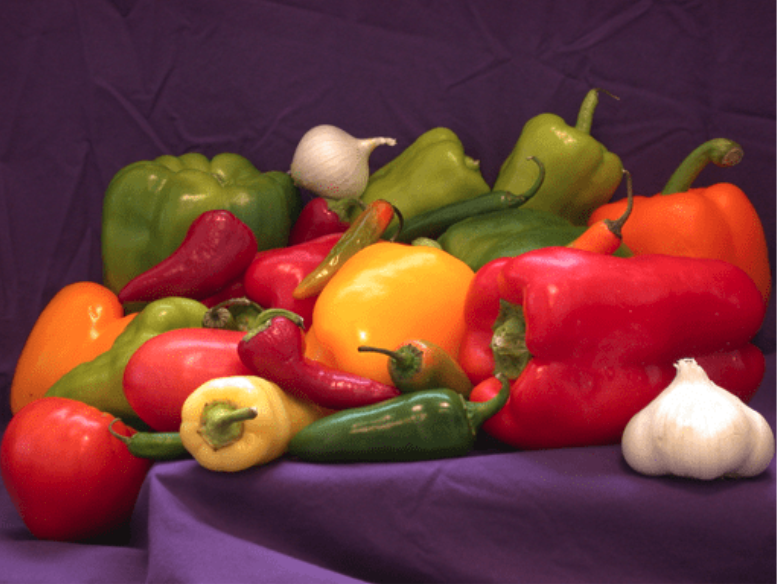
%> input picture Lab-2/code/peppers.png, 777 x 584 px
$ octave color.m   (GNU Octave 9; MATLAB toolbox functions it lacks are replaced by stand-ins)
%> lines starting %> are read from the running program, lines starting %| are printed output that depends on the picture
% Task 10 - Convert RGB to Grayscale
RGB = imread('peppers.png');
%> RGB is the input picture: size 584x777x3 uint8; mean R, G, B 113.9, 57.8, 56.4
I = rgb2gray(RGB);

figure;
imshowpair(RGB, I, 'montage');
title('Original image (left) and Grayscale image (right)');


% Task 11 - Split RGB in separate channels
[R, G, B] = imsplit(RGB);
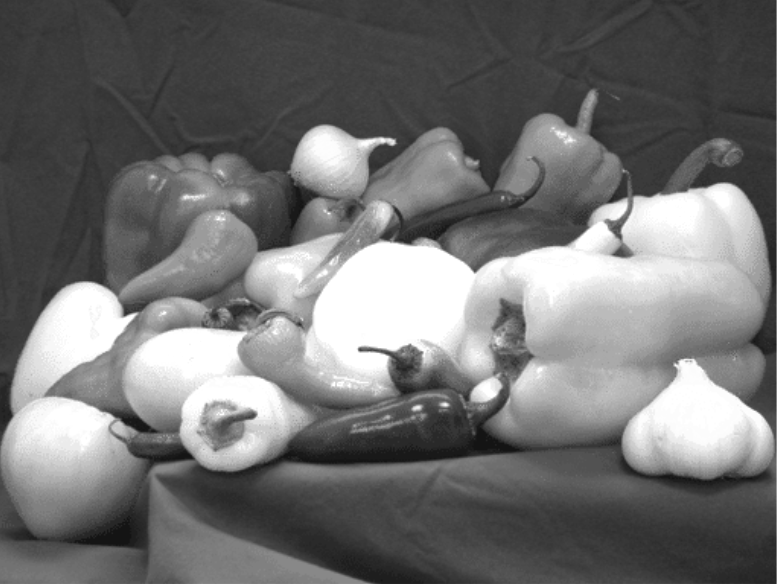
%> R: size 584x777 uint8; min 20, max 255, mean 113.9
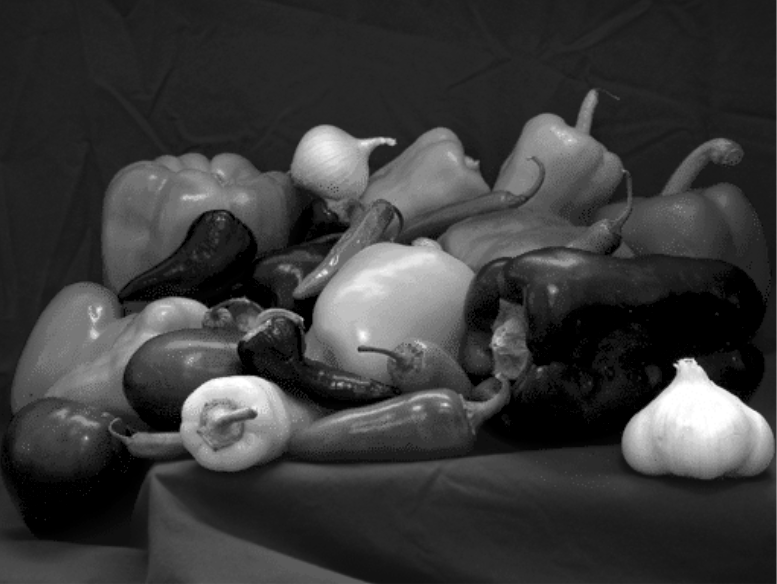
%> G: size 584x777 uint8; min 0, max 255, mean 57.8
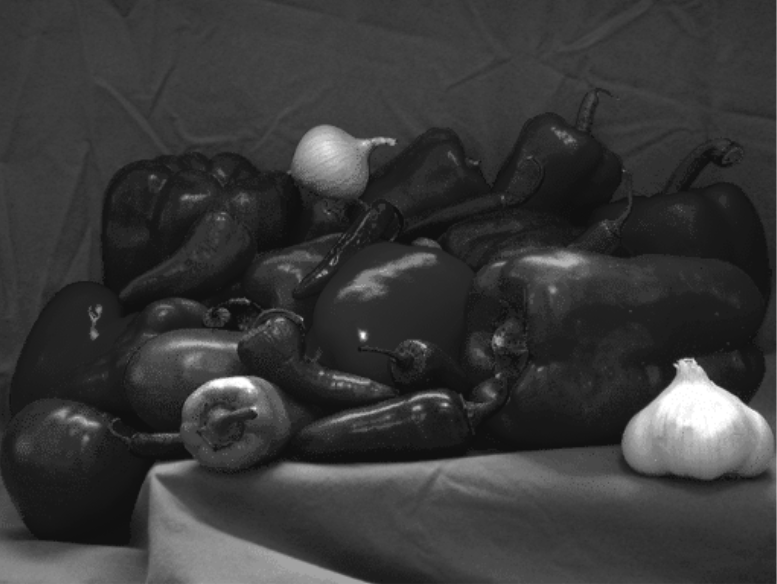
%> B: size 584x777 uint8; min 15, max 255, mean 56.4
% montage({R, G, B},'Size',[1 3]);


% Task 12 - Map RGB to HSV
HSV = rgb2hsv(RGB);
%> HSV: size 584x777x3 double; mean H, S, V 0.622, 0.597, 0.452
[H, S, V] = imsplit(HSV);
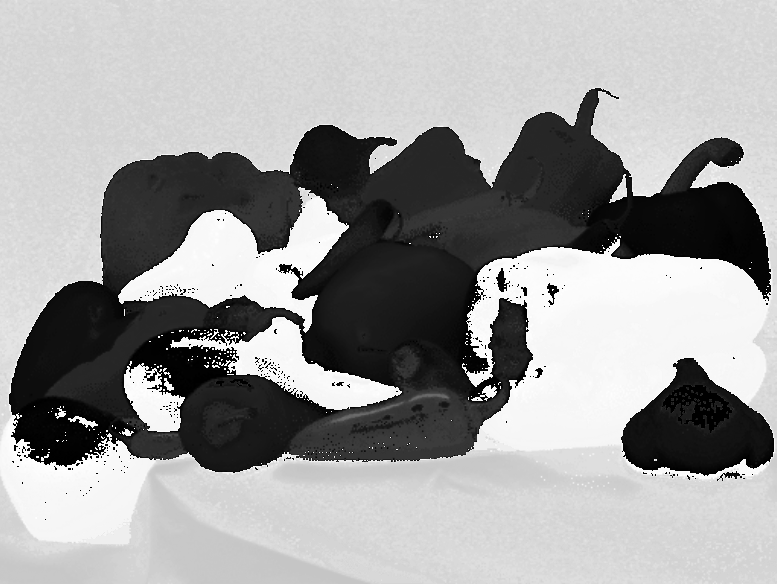
%> H: size 584x777 double; min 0, max 0.999, mean 0.622
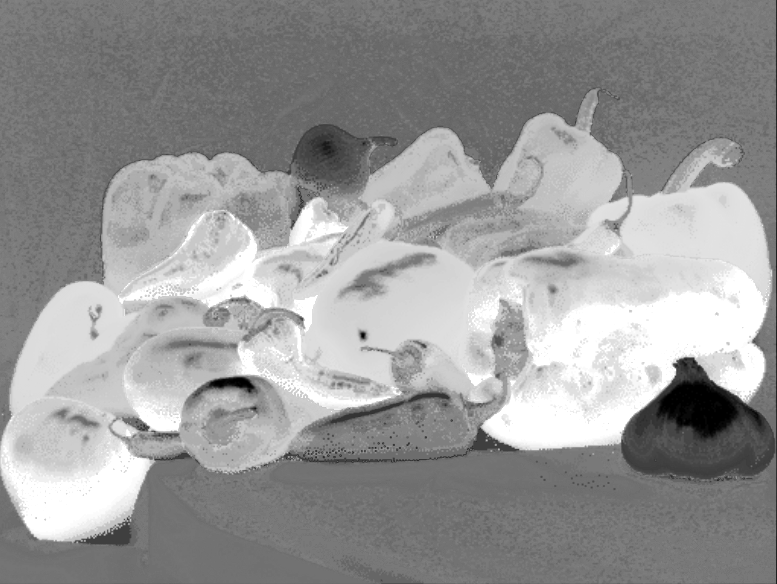
%> S: size 584x777 double; min 0, max 1, mean 0.597
montage({H, S, V},'Size',[1 3]);
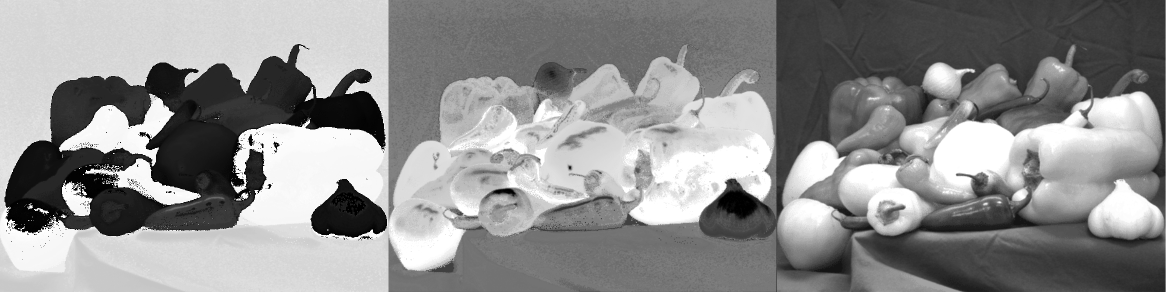
%> displayed picture: size 584x2331, on the screen's scale of 0 to 255 (shown at 1/2 size); min 0, max 255, mean 142


% Task 13 - RGB to XYZ space
XYZ = rgb2xyz(RGB);
%> XYZ: size 584x777x3 double; mean of channels 1, 2, 3 0.143, 0.115, 0.0699
figure;
imshowpair(RGB, XYZ, 'montage');
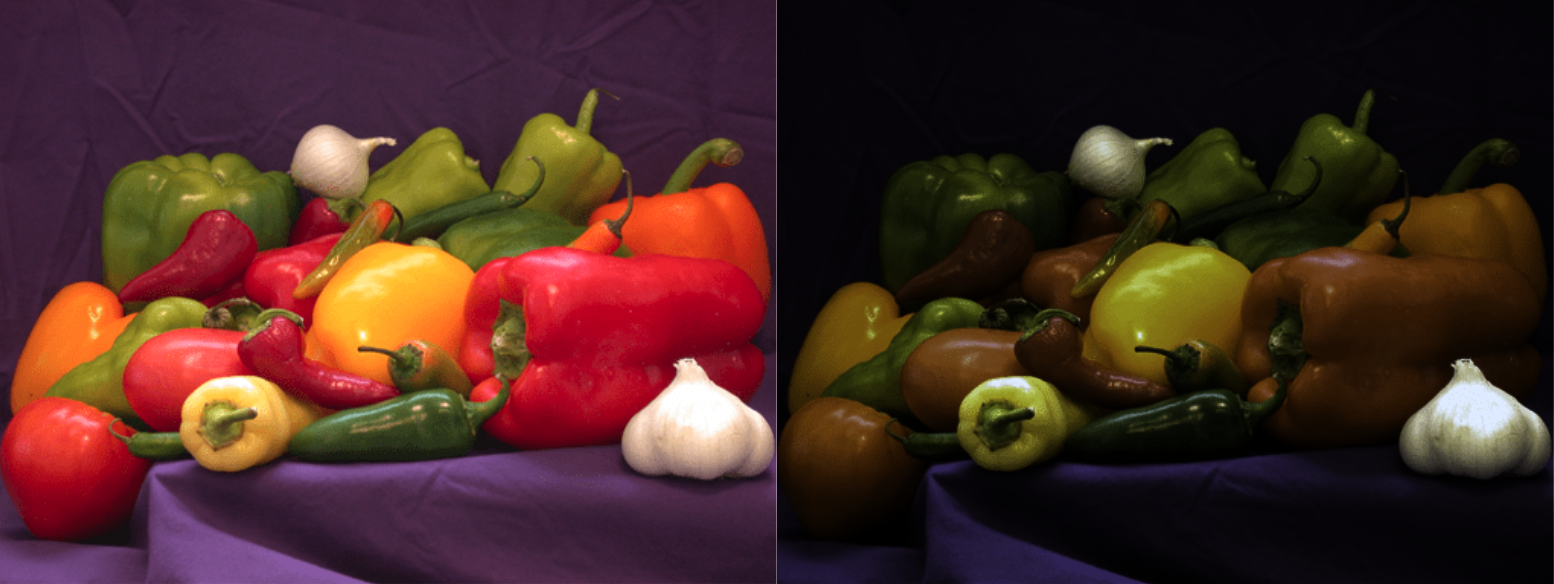
%> displayed picture: size 584x1554x3, on the screen's scale of 0 to 255; mean R, G, B 73.2, 41.8, 35.8
